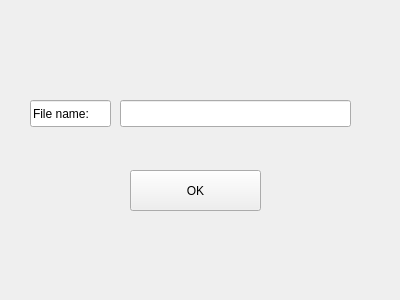
<?xml version="1.0" encoding="UTF-8"?>
<ui version="4.0">
 <class>FileName</class>
 <widget class="QWidget" name="FileName">
  <property name="geometry">
   <rect>
    <x>0</x>
    <y>0</y>
    <width>400</width>
    <height>300</height>
   </rect>
  </property>
  <property name="windowTitle">
   <string>Form</string>
  </property>
  <widget class="QLineEdit" name="lineEdit">
   <property name="geometry">
    <rect>
     <x>30</x>
     <y>100</y>
     <width>81</width>
     <height>27</height>
    </rect>
   </property>
   <property name="text">
    <string>File name:</string>
   </property>
  </widget>
  <widget class="QLineEdit" name="lineEdit_2">
   <property name="geometry">
    <rect>
     <x>120</x>
     <y>100</y>
     <width>231</width>
     <height>27</height>
    </rect>
   </property>
  </widget>
  <widget class="QPushButton" name="pushButton">
   <property name="geometry">
    <rect>
     <x>130</x>
     <y>170</y>
     <width>131</width>
     <height>41</height>
    </rect>
   </property>
   <property name="text">
    <string>OK</string>
   </property>
  </widget>
 </widget>
 <resources/>
 <connections/>
</ui>
